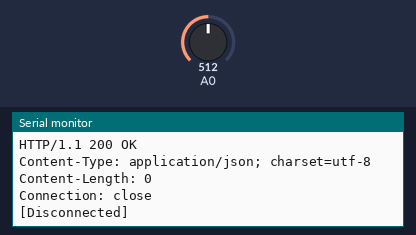
Bench run of a sketch on a simulated ESP8266 (Wemos D1 mini). Parts: the last lines printed to the serial monitor. The test bench sets the inputs (shaded band); at power-on: A0 = 512. WiFi joins after 1.5 s; servers stay silent unless stated; uploads are accepted with an empty reply.

Above: at 2.7 s.
2.8 s: A0 set to 716
At 4.96 s:
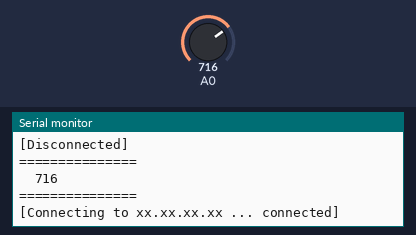
7.0 s: A0 set to 900
At 8.26 s:
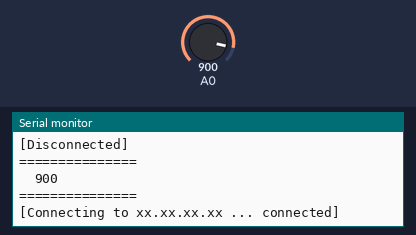
Timing chart, 0 to 10.0 s (numbered marks = the images above; inputs shaded):
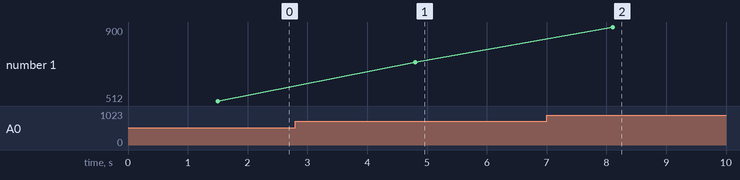

The sketch:

wemos-http-get.ino
```cpp
#include <ESP8266WiFi.h>
const char* ssid = "shaohy-home";
const char* password = "xxxxxxxxx";
const char* host = "xx.xx.xx.xx";
int port = 80;
int potPin = 0;
int g_speed = 100;

void setup() {
  Serial.begin(115200);
  Serial.println();

  WiFi.begin(ssid,password);

  Serial.print("Connecting");
  while (WiFi.status() != WL_CONNECTED) {
    delay(500);
    Serial.print(".");
  }
  Serial.println();
  Serial.print("Connected, IP address: ");
  Serial.println(WiFi.localIP());
}

void loop() {
  g_speed = analogRead(potPin);

  WiFiClient client;
  Serial.printf("\n===============\n\t%d\n===============\n",g_speed);
  Serial.printf("\n[Connecting to %s ... ", host);
  if (client.connect(host, port)) {
    Serial.println("connected]");
    Serial.println("[Sending a request]");
    client.print(String("GET /shaohy.php?speed=") + g_speed + " HTTP/1.1\r\n" +
                 "Host: " + host + "\r\n" +
                 "Connection: close\r\n" +
                 "\r\n"
                );

    Serial.println("[Response:]");
    while (client.connected()) {
      if (client.available()) {
        String line = client.readStringUntil('\n');
        Serial.println(line);
      }
    }
    client.stop();
    Serial.println("\n[Disconnected]");
  }
  else {
    Serial.println("connection failed!]");
    client.stop();
  }
  delay(3000);
}
```

Measured:
- after the input at 2.8 s, the serial monitor: prints a new line after 2.0 s (image 1)
- after the input at 7.0 s, the serial monitor: prints a new line after 1.1 s (image 2)
- plotted number 1: 512 → 716 after the input at 2.8 s, 716 → 900 after the input at 7.0 s
